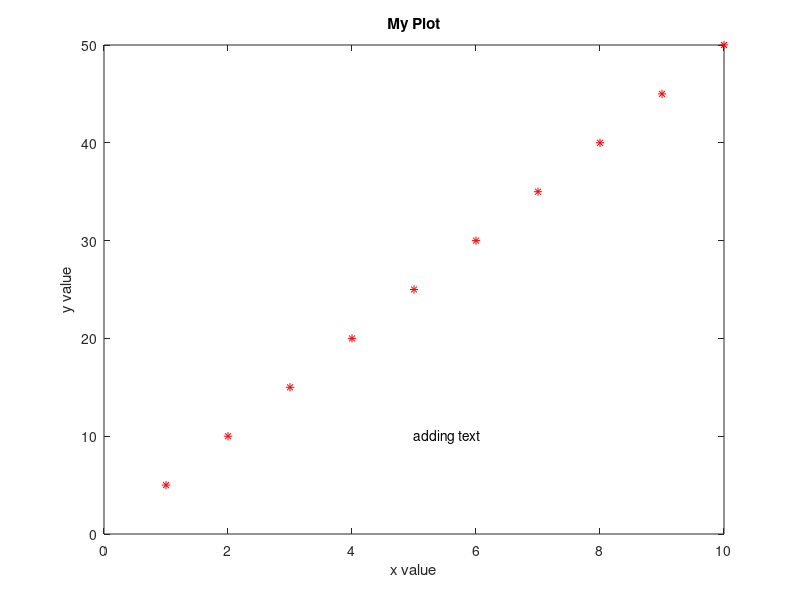

Write MATLAB code to recreate this figure.
%names, date
%plotting data

clear
clc

%create x and y
x=[1:10];
y=[linspace(5,50,10)];

%plot x and y
plot(x,y)

%plot x and y with red stars
plot(x,y, 'r*')

%add labels and titles
xlabel('x value')
ylabel('y value')
title('My Plot')

%add text using 'text'
%you need (xloc,yloc, 'the text')
text(5,10, 'adding text')

